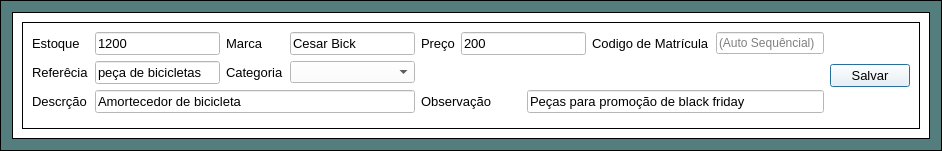
        <widget class="QFrame" name="frame_2">
         <property name="styleSheet">
          <string notr="true">background-color: rgb(83, 127, 90);
background-color: rgb(84, 126, 126);</string>
         </property>
         <property name="frameShape">
          <enum>QFrame::Box</enum>
         </property>
         <property name="frameShadow">
          <enum>QFrame::Plain</enum>
         </property>
         <layout class="QGridLayout" name="gridLayout_2">
          <item row="0" column="0">
           <widget class="QFrame" name="frame_10">
            <property name="styleSheet">
             <string notr="true">background-color: rgb(255, 255, 255);</string>
            </property>
            <property name="frameShape">
             <enum>QFrame::Box</enum>
            </property>
            <property name="frameShadow">
             <enum>QFrame::Plain</enum>
            </property>
            <layout class="QGridLayout" name="gridLayout_4">
             <item row="0" column="0">
              <widget class="QFrame" name="frame_30">
               <property name="frameShape">
                <enum>QFrame::Box</enum>
               </property>
               <property name="frameShadow">
                <enum>QFrame::Plain</enum>
               </property>
               <layout class="QGridLayout" name="gridLayout_5">
                <item row="0" column="10" rowspan="4">
                 <widget class="QPushButton" name="realizarVendas_2">
                  <property name="font">
                   <font>
                    <pointsize>10</pointsize>
                    <weight>50</weight>
                    <bold>false</bold>
                   </font>
                  </property>
                  <property name="cursor">
                   <cursorShape>PointingHandCursor</cursorShape>
                  </property>
                  <property name="focusPolicy">
                   <enum>Qt::NoFocus</enum>
                  </property>
                  <property name="toolTip">
                   <string>Cadastrar novo produto</string>
                  </property>
                  <property name="styleSheet">
                   <string notr="true"/>
                  </property>
                  <property name="text">
                   <string>Salvar</string>
                  </property>
                  <property name="icon">
                   <iconset>
                    <normaloff>../Imagens/cadastro.png</normaloff>../Imagens/cadastro.png</iconset>
                  </property>
                  <property name="iconSize">
                   <size>
                    <width>24</width>
                    <height>77</height>
                   </size>
                  </property>
                  <property name="checkable">
                   <bool>false</bool>
                  </property>
                  <property name="autoDefault">
                   <bool>true</bool>
                  </property>
                  <property name="default">
                   <bool>true</bool>
                  </property>
                  <property name="flat">
                   <bool>false</bool>
                  </property>
                 </widget>
                </item>
                <item row="0" column="7" colspan="2">
                 <widget class="QLabel" name="label_9">
                  <property name="font">
                   <font>
                    <family>Arial</family>
                    <pointsize>10</pointsize>
                   </font>
                  </property>
                  <property name="text">
                   <string>Codigo de Matrícula</string>
                  </property>
                 </widget>
                </item>
                <item row="0" column="4">
                 <widget class="QLabel" name="label_58">
                  <property name="font">
                   <font>
                    <family>Arial</family>
                    <pointsize>10</pointsize>
                   </font>
                  </property>
                  <property name="text">
                   <string>Preço</string>
                  </property>
                 </widget>
                </item>
                <item row="1" column="0">
                 <widget class="QLabel" name="label_49">
                  <property name="font">
                   <font>
                    <family>Arial</family>
                    <pointsize>10</pointsize>
                   </font>
                  </property>
                  <property name="text">
                   <string>Referêcia</string>
                  </property>
                 </widget>
                </item>
                <item row="0" column="9">
                 <widget class="QLineEdit" name="codMatricula_2">
                  <property name="enabled">
                   <bool>false</bool>
                  </property>
                  <property name="toolTip">
                   <string>Auto Sequêncial</string>
                  </property>
                  <property name="styleSheet">
                   <string notr="true">background-color: rgb(255, 255, 255);</string>
                  </property>
                  <property name="placeholderText">
                   <string>(Auto Sequêncial)</string>
                  </property>
                 </widget>
                </item>
                <item row="0" column="5" colspan="2">
                 <widget class="QLineEdit" name="preco">
                  <property name="font">
                   <font>
                    <pointsize>10</pointsize>
                   </font>
                  </property>
                  <property name="styleSheet">
                   <string notr="true">background-color: rgb(255, 255, 255);</string>
                  </property>
                  <property name="text">
                   <string>200</string>
                  </property>
                 </widget>
                </item>
                <item row="2" column="1" colspan="3">
                 <widget class="QLineEdit" name="descricao">
                  <property name="maximumSize">
                   <size>
                    <width>16777215</width>
                    <height>16777215</height>
                   </size>
                  </property>
                  <property name="font">
                   <font>
                    <family>Arial</family>
                    <pointsize>10</pointsize>
                   </font>
                  </property>
                  <property name="styleSheet">
                   <string notr="true">background-color: rgb(255, 255, 255);</string>
                  </property>
                  <property name="text">
                   <string>Amortecedor de bicicleta</string>
                  </property>
                 </widget>
                </item>
                <item row="0" column="1">
                 <widget class="QLineEdit" name="estoque">
                  <property name="font">
                   <font>
                    <pointsize>10</pointsize>
                   </font>
                  </property>
                  <property name="styleSheet">
                   <string notr="true">background-color: rgb(255, 255, 255);</string>
                  </property>
                  <property name="text">
                   <string>1200</string>
                  </property>
                 </widget>
                </item>
                <item row="1" column="2">
                 <widget class="QLabel" name="label_60">
                  <property name="maximumSize">
                   <size>
                    <width>64</width>
                    <height>16777215</height>
                   </size>
                  </property>
                  <property name="font">
                   <font>
                    <family>Arial</family>
                    <pointsize>10</pointsize>
                   </font>
                  </property>
                  <property name="text">
                   <string>Categoria</string>
                  </property>
                 </widget>
                </item>
                <item row="1" column="3">
                 <widget class="QComboBox" name="categotiaproduto">
                  <property name="maximumSize">
                   <size>
                    <width>181</width>
                    <height>16777215</height>
                   </size>
                  </property>
                  <property name="cursor">
                   <cursorShape>PointingHandCursor</cursorShape>
                  </property>
                  <property name="styleSheet">
                   <string notr="true">background-color: rgb(255, 255, 255);
color: rgb(0, 0, 0);</string>
                  </property>
                 </widget>
                </item>
                <item row="0" column="2">
                 <widget class="QLabel" name="label_57">
                  <property name="font">
                   <font>
                    <family>Arial</family>
                    <pointsize>10</pointsize>
                   </font>
                  </property>
                  <property name="text">
                   <string>Marca</string>
                  </property>
                 </widget>
                </item>
                <item row="2" column="0">
                 <widget class="QLabel" name="label_20">
                  <property name="font">
                   <font>
                    <family>Arial</family>
                    <pointsize>10</pointsize>
                   </font>
                  </property>
                  <property name="text">
                   <string>Descrção</string>
                  </property>
                 </widget>
                </item>
                <item row="2" column="4" colspan="2">
                 <widget class="QLabel" name="label_54">
                  <property name="maximumSize">
                   <size>
                    <width>74</width>
                    <height>24</height>
                   </size>
                  </property>
                  <property name="font">
                   <font>
                    <family>Arial</family>
                    <pointsize>10</pointsize>
                    <weight>50</weight>
                    <bold>false</bold>
                   </font>
                  </property>
                  <property name="text">
                   <string>Observação</string>
                  </property>
                 </widget>
                </item>
                <item row="0" column="3">
                 <widget class="QLineEdit" name="marca">
                  <property name="font">
                   <font>
                    <pointsize>10</pointsize>
                   </font>
                  </property>
                  <property name="styleSheet">
                   <string notr="true">background-color: rgb(255, 255, 255);</string>
                  </property>
                  <property name="text">
                   <string>Cesar Bick</string>
                  </property>
                 </widget>
                </item>
                <item row="0" column="0">
                 <widget class="QLabel" name="label_79">
                  <property name="font">
                   <font>
                    <family>Arial</family>
                    <pointsize>10</pointsize>
                   </font>
                  </property>
                  <property name="text">
                   <string>Estoque</string>
                  </property>
                 </widget>
                </item>
                <item row="1" column="1">
                 <widget class="QLineEdit" name="referencia">
                  <property name="font">
                   <font>
                    <pointsize>10</pointsize>
                   </font>
                  </property>
                  <property name="styleSheet">
                   <string notr="true">background-color: rgb(255, 255, 255);</string>
                  </property>
                  <property name="text">
                   <string>peça de bicicletas</string>
                  </property>
                 </widget>
                </item>
                <item row="2" column="6" colspan="4">
                 <widget class="QLineEdit" name="observacao">
                  <property name="minimumSize">
                   <size>
                    <width>0</width>
                    <height>0</height>
                   </size>
                  </property>
                  <property name="maximumSize">
                   <size>
                    <width>482</width>
                    <height>29</height>
                   </size>
                  </property>
                  <property name="font">
                   <font>
                    <pointsize>10</pointsize>
                   </font>
                  </property>
                  <property name="styleSheet">
                   <string notr="true">background-color: rgb(255, 255, 255);</string>
                  </property>
                  <property name="text">
                   <string>Peças para promoção de black friday</string>
                  </property>
                 </widget>
                </item>
               </layout>
              </widget>
             </item>
            </layout>
           </widget>
          </item>
         </layout>
        </widget>
